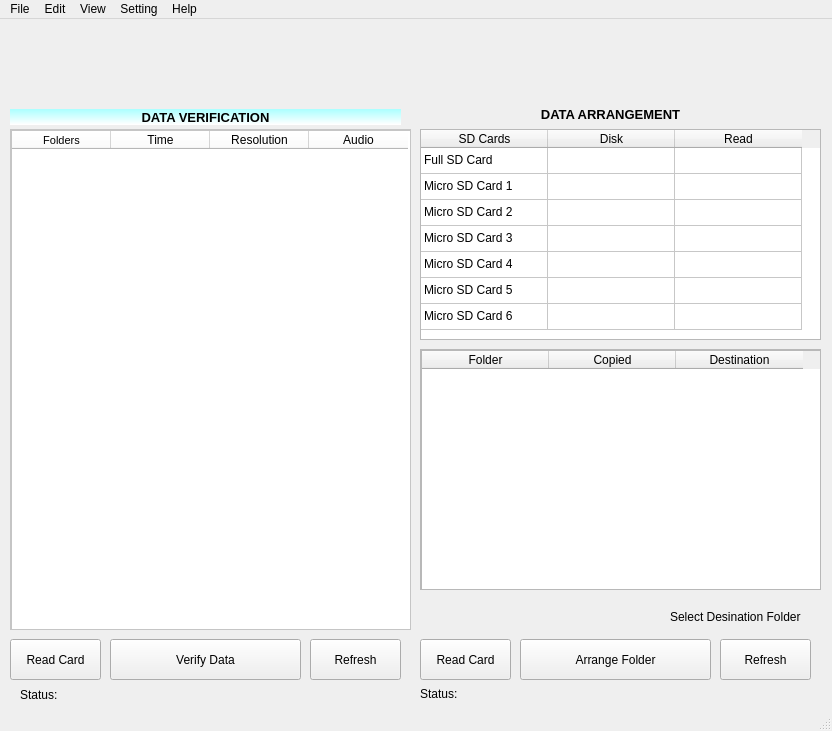
<?xml version="1.0" encoding="UTF-8"?>
<ui version="4.0">
 <class>MainWindow</class>
 <widget class="QMainWindow" name="MainWindow">
  <property name="geometry">
   <rect>
    <x>0</x>
    <y>0</y>
    <width>832</width>
    <height>731</height>
   </rect>
  </property>
  <property name="sizePolicy">
   <sizepolicy hsizetype="Expanding" vsizetype="Expanding">
    <horstretch>0</horstretch>
    <verstretch>0</verstretch>
   </sizepolicy>
  </property>
  <property name="minimumSize">
   <size>
    <width>0</width>
    <height>0</height>
   </size>
  </property>
  <property name="windowTitle">
   <string>MainWindow</string>
  </property>
  <widget class="QWidget" name="centralwidget">
   <widget class="QWidget" name="verticalLayoutWidget_3">
    <property name="geometry">
     <rect>
      <x>430</x>
      <y>120</y>
      <width>411</width>
      <height>41</height>
     </rect>
    </property>
    <layout class="QVBoxLayout" name="verticalLayout_4"/>
   </widget>
   <widget class="QScrollArea" name="scrollArea">
    <property name="geometry">
     <rect>
      <x>10</x>
      <y>110</y>
      <width>401</width>
      <height>501</height>
     </rect>
    </property>
    <property name="styleSheet">
     <string notr="true">background-color: rgb(255, 255, 255);</string>
    </property>
    <property name="widgetResizable">
     <bool>true</bool>
    </property>
    <widget class="QWidget" name="scrollAreaWidgetContents_3">
     <property name="geometry">
      <rect>
       <x>0</x>
       <y>0</y>
       <width>399</width>
       <height>499</height>
      </rect>
     </property>
     <widget class="QTableWidget" name="tableWidget">
      <property name="geometry">
       <rect>
        <x>0</x>
        <y>0</y>
        <width>401</width>
        <height>501</height>
       </rect>
      </property>
      <property name="lineWidth">
       <number>2</number>
      </property>
      <attribute name="horizontalHeaderDefaultSectionSize">
       <number>99</number>
      </attribute>
      <column>
       <property name="text">
        <string>Folders</string>
       </property>
       <property name="font">
        <font>
         <pointsize>8</pointsize>
        </font>
       </property>
       <property name="textAlignment">
        <set>AlignCenter</set>
       </property>
      </column>
      <column>
       <property name="text">
        <string>Time</string>
       </property>
       <property name="textAlignment">
        <set>AlignCenter</set>
       </property>
      </column>
      <column>
       <property name="text">
        <string>Resolution</string>
       </property>
       <property name="textAlignment">
        <set>AlignCenter</set>
       </property>
      </column>
      <column>
       <property name="text">
        <string>Audio</string>
       </property>
       <property name="textAlignment">
        <set>AlignCenter</set>
       </property>
      </column>
     </widget>
    </widget>
   </widget>
   <widget class="QPushButton" name="pushButton">
    <property name="geometry">
     <rect>
      <x>10</x>
      <y>620</y>
      <width>91</width>
      <height>41</height>
     </rect>
    </property>
    <property name="text">
     <string>Read Card</string>
    </property>
   </widget>
   <widget class="QPushButton" name="pushButton_2">
    <property name="geometry">
     <rect>
      <x>110</x>
      <y>620</y>
      <width>191</width>
      <height>41</height>
     </rect>
    </property>
    <property name="text">
     <string>Verify Data</string>
    </property>
   </widget>
   <widget class="QPushButton" name="pushButton_4">
    <property name="geometry">
     <rect>
      <x>310</x>
      <y>620</y>
      <width>91</width>
      <height>41</height>
     </rect>
    </property>
    <property name="text">
     <string>Refresh</string>
    </property>
   </widget>
   <widget class="QPushButton" name="pushButton_3">
    <property name="geometry">
     <rect>
      <x>420</x>
      <y>620</y>
      <width>91</width>
      <height>41</height>
     </rect>
    </property>
    <property name="text">
     <string>Read Card</string>
    </property>
   </widget>
   <widget class="QPushButton" name="pushButton_6">
    <property name="geometry">
     <rect>
      <x>520</x>
      <y>620</y>
      <width>191</width>
      <height>41</height>
     </rect>
    </property>
    <property name="text">
     <string>Arrange Folder</string>
    </property>
   </widget>
   <widget class="QPushButton" name="pushButton_7">
    <property name="geometry">
     <rect>
      <x>720</x>
      <y>620</y>
      <width>91</width>
      <height>41</height>
     </rect>
    </property>
    <property name="text">
     <string>Refresh</string>
    </property>
   </widget>
   <widget class="QTableWidget" name="tableWidget_2">
    <property name="geometry">
     <rect>
      <x>420</x>
      <y>110</y>
      <width>401</width>
      <height>211</height>
     </rect>
    </property>
    <property name="rowCount">
     <number>7</number>
    </property>
    <attribute name="horizontalHeaderDefaultSectionSize">
     <number>127</number>
    </attribute>
    <attribute name="verticalHeaderVisible">
     <bool>false</bool>
    </attribute>
    <attribute name="verticalHeaderMinimumSectionSize">
     <number>25</number>
    </attribute>
    <attribute name="verticalHeaderDefaultSectionSize">
     <number>26</number>
    </attribute>
    <row/>
    <row/>
    <row/>
    <row/>
    <row/>
    <row/>
    <row/>
    <column>
     <property name="text">
      <string>SD Cards</string>
     </property>
     <property name="textAlignment">
      <set>AlignCenter</set>
     </property>
    </column>
    <column>
     <property name="text">
      <string>Disk</string>
     </property>
     <property name="textAlignment">
      <set>AlignCenter</set>
     </property>
    </column>
    <column>
     <property name="text">
      <string>Read</string>
     </property>
     <property name="textAlignment">
      <set>AlignCenter</set>
     </property>
    </column>
    <item row="0" column="0">
     <property name="text">
      <string>Full SD Card</string>
     </property>
    </item>
    <item row="1" column="0">
     <property name="text">
      <string>Micro SD Card 1</string>
     </property>
    </item>
    <item row="2" column="0">
     <property name="text">
      <string>Micro SD Card 2</string>
     </property>
    </item>
    <item row="3" column="0">
     <property name="text">
      <string>Micro SD Card 3</string>
     </property>
    </item>
    <item row="4" column="0">
     <property name="text">
      <string>Micro SD Card 4</string>
     </property>
    </item>
    <item row="5" column="0">
     <property name="text">
      <string>Micro SD Card 5</string>
     </property>
    </item>
    <item row="6" column="0">
     <property name="text">
      <string>Micro SD Card 6</string>
     </property>
    </item>
   </widget>
   <widget class="QScrollArea" name="scrollArea_2">
    <property name="geometry">
     <rect>
      <x>420</x>
      <y>330</y>
      <width>401</width>
      <height>241</height>
     </rect>
    </property>
    <property name="widgetResizable">
     <bool>true</bool>
    </property>
    <widget class="QWidget" name="scrollAreaWidgetContents_4">
     <property name="geometry">
      <rect>
       <x>0</x>
       <y>0</y>
       <width>399</width>
       <height>239</height>
      </rect>
     </property>
     <widget class="QTableWidget" name="tableWidget_3">
      <property name="geometry">
       <rect>
        <x>0</x>
        <y>0</y>
        <width>401</width>
        <height>241</height>
       </rect>
      </property>
      <property name="rowCount">
       <number>0</number>
      </property>
      <attribute name="horizontalHeaderDefaultSectionSize">
       <number>127</number>
      </attribute>
      <attribute name="verticalHeaderVisible">
       <bool>false</bool>
      </attribute>
      <attribute name="verticalHeaderMinimumSectionSize">
       <number>25</number>
      </attribute>
      <attribute name="verticalHeaderDefaultSectionSize">
       <number>26</number>
      </attribute>
      <column>
       <property name="text">
        <string>Folder</string>
       </property>
       <property name="textAlignment">
        <set>AlignCenter</set>
       </property>
      </column>
      <column>
       <property name="text">
        <string>Copied</string>
       </property>
       <property name="textAlignment">
        <set>AlignCenter</set>
       </property>
      </column>
      <column>
       <property name="text">
        <string>Destination</string>
       </property>
       <property name="textAlignment">
        <set>AlignCenter</set>
       </property>
      </column>
     </widget>
    </widget>
   </widget>
   <widget class="QgsFileWidget" name="Destinatio">
    <property name="geometry">
     <rect>
      <x>420</x>
      <y>560</y>
      <width>231</width>
      <height>71</height>
     </rect>
    </property>
   </widget>
   <widget class="QLabel" name="label_3">
    <property name="geometry">
     <rect>
      <x>670</x>
      <y>590</y>
      <width>131</width>
      <height>16</height>
     </rect>
    </property>
    <property name="font">
     <font>
      <pointsize>9</pointsize>
     </font>
    </property>
    <property name="text">
     <string>Select Desination Folder</string>
    </property>
   </widget>
   <widget class="QLabel" name="label_5">
    <property name="geometry">
     <rect>
      <x>20</x>
      <y>665</y>
      <width>261</width>
      <height>21</height>
     </rect>
    </property>
    <property name="text">
     <string>Status:</string>
    </property>
   </widget>
   <widget class="QLabel" name="label_7">
    <property name="geometry">
     <rect>
      <x>420</x>
      <y>660</y>
      <width>301</width>
      <height>30</height>
     </rect>
    </property>
    <property name="text">
     <string>Status:</string>
    </property>
   </widget>
   <widget class="QLabel" name="label_2">
    <property name="geometry">
     <rect>
      <x>420</x>
      <y>80</y>
      <width>381</width>
      <height>31</height>
     </rect>
    </property>
    <property name="font">
     <font>
      <pointsize>10</pointsize>
      <weight>75</weight>
      <bold>true</bold>
     </font>
    </property>
    <property name="text">
     <string>DATA ARRANGEMENT</string>
    </property>
    <property name="alignment">
     <set>Qt::AlignCenter</set>
    </property>
   </widget>
   <widget class="QLabel" name="label">
    <property name="geometry">
     <rect>
      <x>10</x>
      <y>90</y>
      <width>391</width>
      <height>16</height>
     </rect>
    </property>
    <property name="font">
     <font>
      <pointsize>10</pointsize>
      <weight>75</weight>
      <bold>true</bold>
     </font>
    </property>
    <property name="styleSheet">
     <string notr="true">background-color: qlineargradient(spread:pad, x1:0, y1:0, x2:0, y2:0.971273, stop:0 rgba(170, 255, 255, 255), stop:1 rgba(255, 255, 255, 255));</string>
    </property>
    <property name="text">
     <string>DATA VERIFICATION</string>
    </property>
    <property name="alignment">
     <set>Qt::AlignCenter</set>
    </property>
   </widget>
   <widget class="QLabel" name="label_6">
    <property name="enabled">
     <bool>true</bool>
    </property>
    <property name="geometry">
     <rect>
      <x>80</x>
      <y>0</y>
      <width>731</width>
      <height>81</height>
     </rect>
    </property>
    <property name="sizePolicy">
     <sizepolicy hsizetype="Fixed" vsizetype="Fixed">
      <horstretch>0</horstretch>
      <verstretch>0</verstretch>
     </sizepolicy>
    </property>
    <property name="text">
     <string>&lt;html&gt;&lt;head/&gt;&lt;body&gt;&lt;p&gt;&lt;img src=&quot;:/newPrefix/banner.jpg&quot; width=&quot;850&quot; height=&quot;110&quot;/&gt;&lt;/p&gt;&lt;/body&gt;&lt;/html&gt;</string>
    </property>
    <property name="alignment">
     <set>Qt::AlignLeading|Qt::AlignLeft|Qt::AlignTop</set>
    </property>
   </widget>
   <widget class="QLabel" name="label_4">
    <property name="geometry">
     <rect>
      <x>10</x>
      <y>10</y>
      <width>71</width>
      <height>61</height>
     </rect>
    </property>
    <property name="text">
     <string>&lt;html&gt;&lt;head/&gt;&lt;body&gt;&lt;p&gt;&lt;img src=&quot;:/newPrefix/oea logo2.PNG&quot; width=60 height=50/&gt;&lt;/p&gt;&lt;/body&gt;&lt;/html&gt;</string>
    </property>
   </widget>
   <zorder>Destinatio</zorder>
   <zorder>verticalLayoutWidget_3</zorder>
   <zorder>scrollArea</zorder>
   <zorder>pushButton</zorder>
   <zorder>pushButton_2</zorder>
   <zorder>pushButton_4</zorder>
   <zorder>pushButton_6</zorder>
   <zorder>pushButton_7</zorder>
   <zorder>tableWidget_2</zorder>
   <zorder>scrollArea_2</zorder>
   <zorder>label_3</zorder>
   <zorder>pushButton_3</zorder>
   <zorder>label_5</zorder>
   <zorder>label_7</zorder>
   <zorder>label_2</zorder>
   <zorder>label</zorder>
   <zorder>label_6</zorder>
   <zorder>label_4</zorder>
  </widget>
  <widget class="QMenuBar" name="menubar">
   <property name="geometry">
    <rect>
     <x>0</x>
     <y>0</y>
     <width>832</width>
     <height>26</height>
    </rect>
   </property>
   <widget class="QMenu" name="menuFile">
    <property name="title">
     <string>File</string>
    </property>
   </widget>
   <widget class="QMenu" name="menuEdit">
    <property name="title">
     <string>Edit</string>
    </property>
   </widget>
   <widget class="QMenu" name="menuView">
    <property name="title">
     <string>View</string>
    </property>
   </widget>
   <widget class="QMenu" name="menuSetting">
    <property name="title">
     <string>Setting</string>
    </property>
   </widget>
   <widget class="QMenu" name="menuHelp">
    <property name="title">
     <string>Help</string>
    </property>
   </widget>
   <addaction name="menuFile"/>
   <addaction name="menuEdit"/>
   <addaction name="menuView"/>
   <addaction name="menuSetting"/>
   <addaction name="menuHelp"/>
  </widget>
  <widget class="QStatusBar" name="statusbar"/>
 </widget>
 <customwidgets>
  <customwidget>
   <class>QgsFileWidget</class>
   <extends>QWidget</extends>
   <header>qgsfilewidget.h</header>
  </customwidget>
 </customwidgets>
 <resources>
  <include location="D:/Google Street View/Verification/PyQT/image.qrc"/>
 </resources>
 <connections/>
</ui>
